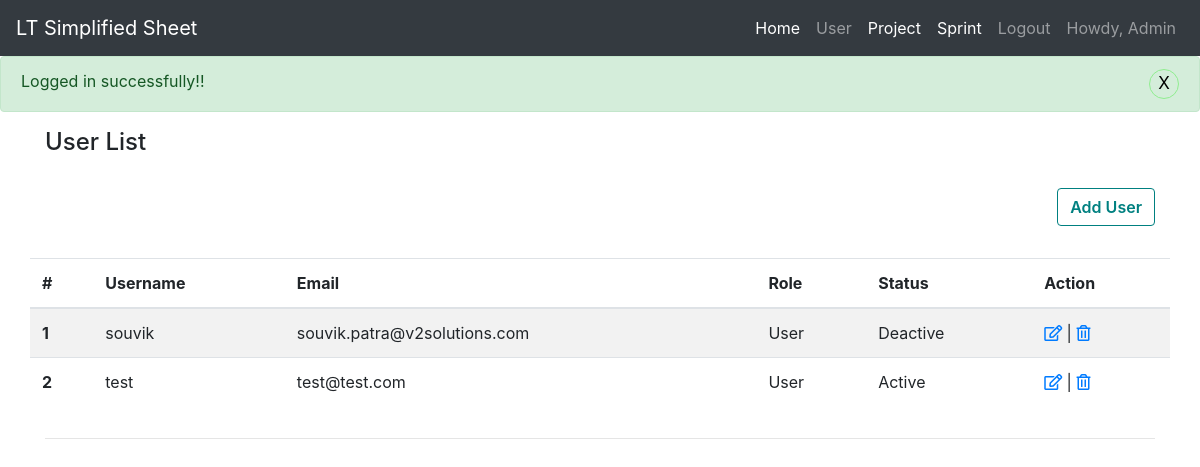
/user_management.php (signed in), run on the app's committed database.
### tables this page shows
CREATE TABLE `user_accounts` (
  `id` int(11) NOT NULL,
  `username` varchar(50) NOT NULL,
  `password` varchar(255) NOT NULL,
  `email` varchar(100) NOT NULL,
  `role` smallint(25) NOT NULL,
  `status` smallint(25) NOT NULL DEFAULT 1
);

### includes/function.php (called while the page is built, shortened)
<?php
function tep_db_fetch_array($db_query)
{
  return mysqli_fetch_array($db_query, MYSQLI_ASSOC);
}
function tep_db_num_rows($db_query)
{
  return mysqli_num_rows($db_query);
}
function tep_db_query($query, $link = 'db_link')
{
  global $$link;
  $result = mysqli_query($$link, $query) or tep_db_error($query, mysqli_errno($$link), mysqli_error($$link));
  return $result;
}

### user_management.php (the view, shortened to what this page needs)
<?php
include('includes/header.php');
$uid = $_SESSION['loginuser']['id'];
$result = tep_db_query("SELECT id, username, email, password, role, status FROM user_accounts WHERE id != ". $uid ." order by id desc");
?>
<div class="container">
    <div class="row mt-3">
        <div class="col">
            <h4>User List</h4>
        </div>
    </div>
    <div class="row text-right">
        <div class="col-12 text-right">
            <a href="user_add.php" class="btn" role="button">Add User</a>
        </div>
    </div>
    <?php
        if (tep_db_num_rows($result) > 0) {
    ?>
            <div class="row mt-3">
                <table class="table table-striped">
                    <thead>
                        <tr>
                            <th scope="col">#</th>
                            <th scope="col">Username</th>
                            <th scope="col">Email</th>
                            <th scope="col">Role</th>
                            <th scope="col">Status</th>
                            <th scope="col">Action</th>
                        </tr>
                    </thead>
                    <tbody>
                        <?php
                        $c = 0;
                        while ($row = tep_db_fetch_array($result)) {
                        ?>
                            <tr>
                                <th scope="row"><?php echo ++$c; ?> </th>
                                <td><?php echo $row["username"]; ?></td>
                                <td><?php echo $row["email"]; ?></td>
                                <td><?php echo ($row["role"] === '0' ? 'User' : 'Admin'); ?></td>
                                <td><?php echo ($row["status"] === '0' ? 'Deactive' : 'Active'); ?></td>
                                <td><a href="user_edit.php?id=<?php echo $row['id']; ?>"><i class="far fa-edit"></i></a> |
                                    <a onclick='deleteConfirm("<?php echo $row['id']; ?>")' href="javascript:void(0)"><i class="far fa-trash-alt"></i></a>
                                </td>
                            </tr>
                        <?php
                        }
                        ?>
                    </tbody>
                </table>
            </div>
            <hr />
    <?php
        } else {
            echo "No data to display!!";
        }
    ?>
</div>
<?php include_once('includes/footer.php'); ?>

### css/style.css (style rules this page uses)
.btn { transition: all 0.5s ease; color: #008080; font-weight: 600; background-color: #fff; border: 1px solid #008080; margin-top: 1.5em; margin-bottom: 1em; }

### data on the page
user_accounts: username "souvik", email "souvik.patra@v2solutions.com", role "User", status "Deactive"
user_accounts: username "test", email "test@test.com", role "User", status "Active"

### other printed values
$_SESSION['loginuser']['name'] "Admin"
$_SESSION['success'] "Logged in successfully!!"
